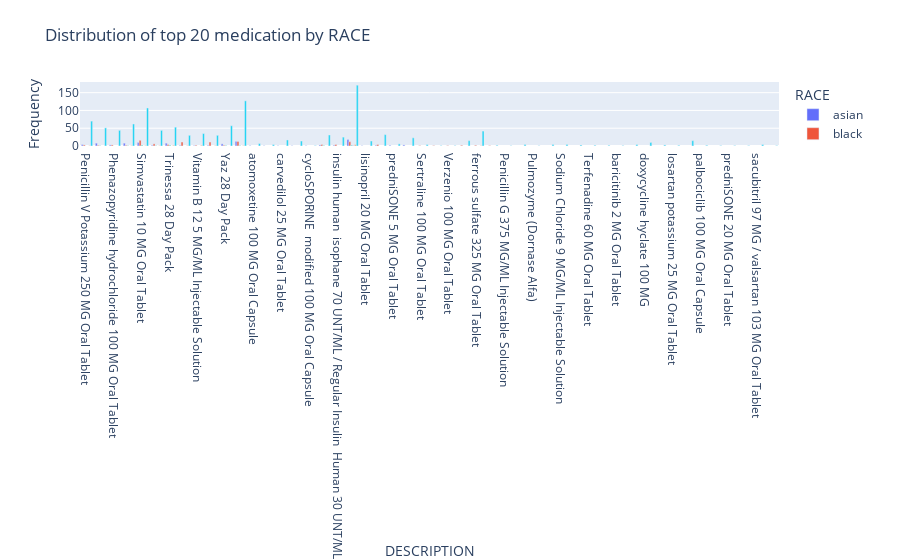

Write notebook code for a chart like this one.
### Code cell
## by RACE
get_demographic_top20_plot(demo_med_data_top20,"RACE","DESCRIPTION","Distribution of top 20 medication by RACE")

### Figure 1 — Plotly figure (JSON) as saved in the notebook; plotly's stock layout.template omitted (floating-point values rounded to 4 significant figures)
{"data": [{"alignmentgroup": "True", "hovertemplate": "RACE=asian<br>DESCRIPTION=%{x}<br>Frequency=%{y}<extra></extra>", "legendgroup": "asian", "marker": {"color": "#636efa", "pattern": {"shape": ""}}, "name": "asian", "offsetgroup": "asian", "orientation": "v", "showlegend": true, "textposition": "auto", "type": "bar", "x": ["Penicillin V Potassium 250 MG Oral Tablet", "Penicillin V Potassium 500 MG Oral Tablet", "Phenazopyridine hydrochloride 100 MG Oral Tablet", "Seasonique 91 Day Pack", "Simvastatin 10 MG Oral Tablet", "Simvastatin 20 MG Oral Tablet", "Trinessa 28 Day Pack", "Verapamil Hydrochloride 40 MG", "Vitamin B 12 5 MG/ML Injectable Solution", "Warfarin Sodium 5 MG Oral Tablet", "Yaz 28 Day Pack", "amLODIPine 2.5 MG Oral Tablet", "atomoxetine 100 MG Oral Capsule", "buprenorphine 2 MG / naloxone 0.5 MG Sublingual Tablet", "carvedilol 25 MG Oral Tablet", "cetirizine hydrochloride 5 MG Oral Tablet", "cycloSPORINE  modified 100 MG Oral Capsule", "diphenhydrAMINE Hydrochloride 25 MG Oral Tablet", "insulin human  isophane 70 UNT/ML / Regular Insulin  Human 30 UNT/ML Injectable Suspension [Humulin]", "lisinopril 10 MG Oral Tablet", "lisinopril 20 MG Oral Tablet", "piperacillin 2000 MG / tazobactam 250 MG Injection", "predniSONE 5 MG Oral Tablet", "tramadol hydrochloride 50 MG Oral Tablet"], "xaxis": "x", "y": [4, 8, 3, 8, 10, 2, 8, 2, 1, 2, 6, 13, 1, 1, 1, 1, 1, 3, 2, 18, 1, 2, 2, 3], "yaxis": "y"}, {"alignmentgroup": "True", "hovertemplate": "RACE=black<br>DESCRIPTION=%{x}<br>Frequency=%{y}<extra></extra>", "legendgroup": "black", "marker": {"color": "#EF553B", "pattern": {"shape": ""}}, "name": "black", "offsetgroup": "black", "orientation": "v", "showlegend": true, "textposition": "auto", "type": "bar", "x": ["Penicillin V Potassium 250 MG Oral Tablet", "Penicillin V Potassium 500 MG Oral Tablet", "Phenazopyridine hydrochloride 100 MG Oral Tablet", "Seasonique 91 Day Pack", "Sertraline 100 MG Oral Tablet", "Simvastatin 10 MG Oral Tablet", "Simvastatin 20 MG Oral Tablet", "Tamoxifen 10 MG Oral Tablet", "Trinessa 28 Day Pack", "Verapamil Hydrochloride 40 MG", "Verzenio 100 MG Oral Tablet", "Vitamin B 12 5 MG/ML Injectable Solution", "Warfarin Sodium 5 MG Oral Tablet", "Yaz 28 Day Pack", "amLODIPine 2.5 MG Oral Tablet", "clonazePAM 0.25 MG Oral Tablet", "diphenhydrAMINE Hydrochloride 25 MG Oral Tablet", "ferrous sulfate 325 MG Oral Tablet", "insulin human  isophane 70 UNT/ML / Regular Insulin  Human 30 UNT/ML Injectable Suspension [Humulin]", "lisinopril 10 MG Oral Tablet", "piperacillin 2000 MG / tazobactam 250 MG Injection", "pregabalin 100 MG Oral Capsule"], "xaxis": "x", "y": [3, 2, 3, 2, 1, 16, 6, 1, 4, 11, 1, 2, 11, 2, 13, 2, 4, 2, 4, 12, 4, 1], "yaxis": "y"}, {"alignmentgroup": "True", "hovertemplate": "RACE=hawaiian<br>DESCRIPTION=%{x}<br>Frequency=%{y}<extra></extra>", "legendgroup": "hawaiian", "marker": {"color": "#00cc96", "pattern": {"shape": ""}}, "name": "hawaiian", "offsetgroup": "hawaiian", "orientation": "v", "showlegend": true, "textposition": "auto", "type": "bar", "x": ["Penicillin V Potassium 500 MG Oral Tablet", "Seasonique 91 Day Pack", "Simvastatin 10 MG Oral Tablet", "Simvastatin 20 MG Oral Tablet", "Trinessa 28 Day Pack", "Yaz 28 Day Pack", "amLODIPine 2.5 MG Oral Tablet", "diphenhydrAMINE Hydrochloride 25 MG Oral Tablet", "lisinopril 10 MG Oral Tablet"], "xaxis": "x", "y": [1, 1, 2, 1, 2, 1, 1, 1, 2], "yaxis": "y"}, {"alignmentgroup": "True", "hovertemplate": "RACE=native<br>DESCRIPTION=%{x}<br>Frequency=%{y}<extra></extra>", "legendgroup": "native", "marker": {"color": "#ab63fa", "pattern": {"shape": ""}}, "name": "native", "offsetgroup": "native", "orientation": "v", "showlegend": true, "textposition": "auto", "type": "bar", "x": ["lisinopril 10 MG Oral Tablet"], "xaxis": "x", "y": [1], "yaxis": "y"}, {"alignmentgroup": "True", "hovertemplate": "RACE=other<br>DESCRIPTION=%{x}<br>Frequency=%{y}<extra></extra>", "legendgroup": "other", "marker": {"color": "#FFA15A", "pattern": {"shape": ""}}, "name": "other", "offsetgroup": "other", "orientation": "v", "showlegend": true, "textposition": "auto", "type": "bar", "x": ["Penicillin V Potassium 250 MG Oral Tablet", "Seasonique 91 Day Pack", "Simvastatin 10 MG Oral Tablet", "Simvastatin 20 MG Oral Tablet", "Trinessa 28 Day Pack", "Verapamil Hydrochloride 40 MG", "Vitamin B 12 5 MG/ML Injectable Solution", "Warfarin Sodium 5 MG Oral Tablet", "amLODIPine 2.5 MG Oral Tablet", "ferrous sulfate 325 MG Oral Tablet", "lisinopril 10 MG Oral Tablet"], "xaxis": "x", "y": [1, 1, 1, 1, 2, 1, 2, 1, 1, 1, 4], "yaxis": "y"}, {"alignmentgroup": "True", "hovertemplate": "RACE=white<br>DESCRIPTION=%{x}<br>Frequency=%{y}<extra></extra>", "legendgroup": "white", "marker": {"color": "#19d3f3", "pattern": {"shape": ""}}, "name": "white", "offsetgroup": "white", "orientation": "v", "showlegend": true, "textposition": "auto", "type": "bar", "x": ["Penicillin G 375 MG/ML Injectable Solution", "Penicillin V Potassium 250 MG Oral Tablet", "Penicillin V Potassium 500 MG Oral Tablet", "Phenazopyridine hydrochloride 100 MG Oral Tablet", "Piperacillin 4000 MG / tazobactam 500 MG Injection", "Pulmozyme (Dornase Alfa)", "Rocuronium bromide 10 MG/ML Injectable Solution", "Seasonique 91 Day Pack", "Sertraline 100 MG Oral Tablet", "Simvastatin 10 MG Oral Tablet", "Simvastatin 20 MG Oral Tablet", "Sodium Chloride 9 MG/ML Injectable Solution", "Tacrine 10 MG Oral Capsule", "Tamoxifen 10 MG Oral Tablet", "Terfenadine 60 MG Oral Tablet", "Trinessa 28 Day Pack", "Verapamil Hydrochloride 40 MG", "Verzenio 100 MG Oral Tablet", "Vitamin B 12 5 MG/ML Injectable Solution", "Warfarin Sodium 5 MG Oral Tablet", "Yaz 28 Day Pack", "amLODIPine 2.5 MG Oral Tablet", "anastrozole 1 MG Oral Tablet", "atomoxetine 100 MG Oral Capsule", "baricitinib 2 MG Oral Tablet", "buprenorphine 2 MG / naloxone 0.5 MG Sublingual Tablet", "carvedilol 25 MG Oral Tablet", "cetirizine hydrochloride 10 MG Oral Tablet", "cetirizine hydrochloride 5 MG Oral Tablet", "clonazePAM 0.25 MG Oral Tablet", "cycloSPORINE  modified 100 MG Oral Capsule", "diphenhydrAMINE Hydrochloride 25 MG Oral Tablet", "doxycycline hyclate 100 MG", "duloxetine 20 MG Delayed Release Oral Capsule", "ferrous sulfate 325 MG Oral Tablet", "insulin human  isophane 70 UNT/ML / Regular Insulin  Human 30 UNT/ML Injectable Suspension [Humulin]", "lisinopril 10 MG Oral Tablet", "lisinopril 20 MG Oral Tablet", "losartan potassium 25 MG Oral Tablet", "losartan potassium 50 MG Oral Tablet", "palbociclib 100 MG Oral Capsule", "piperacillin 2000 MG / tazobactam 250 MG Injection", "piperacillin 4000 MG / tazobactam 500 MG Injection", "predniSONE 20 MG Oral Tablet", "predniSONE 5 MG Oral Tablet", "pregabalin 100 MG Oral Capsule", "remifentanil 2 MG Injection", "sacubitril 97 MG / valsartan 103 MG Oral Tablet", "tramadol hydrochloride 50 MG Oral Tablet", "vancomycin 1000 MG Injection"], "xaxis": "x", "y": [1, 70, 51, 44, 4, 1, 4, 62, 4, 107, 44, 4, 3, 1, 2, 53, 30, 1, 35, 30, 57, 127, 2, 7, 1, 4, 17, 4, 14, 15, 1, 31, 10, 3, 42, 25, 171, 14, 2, 15, 2, 32, 1, 1, 6, 2, 1, 4, 23, 1], "yaxis": "y"}], "layout": {"autosize": true, "barmode": "group", "legend": {"title": {"text": "RACE"}, "tracegroupgap": 0}, "title": {"text": "Distribution of top 20 medication by RACE"}, "xaxis": {"anchor": "y", "autorange": true, "domain": [0, 1], "range": [-0.5, 49.5], "title": {"text": "DESCRIPTION"}, "type": "category"}, "yaxis": {"anchor": "x", "autorange": true, "domain": [0, 1], "range": [0, 180], "title": {"text": "Frequency"}, "type": "linear"}}}
